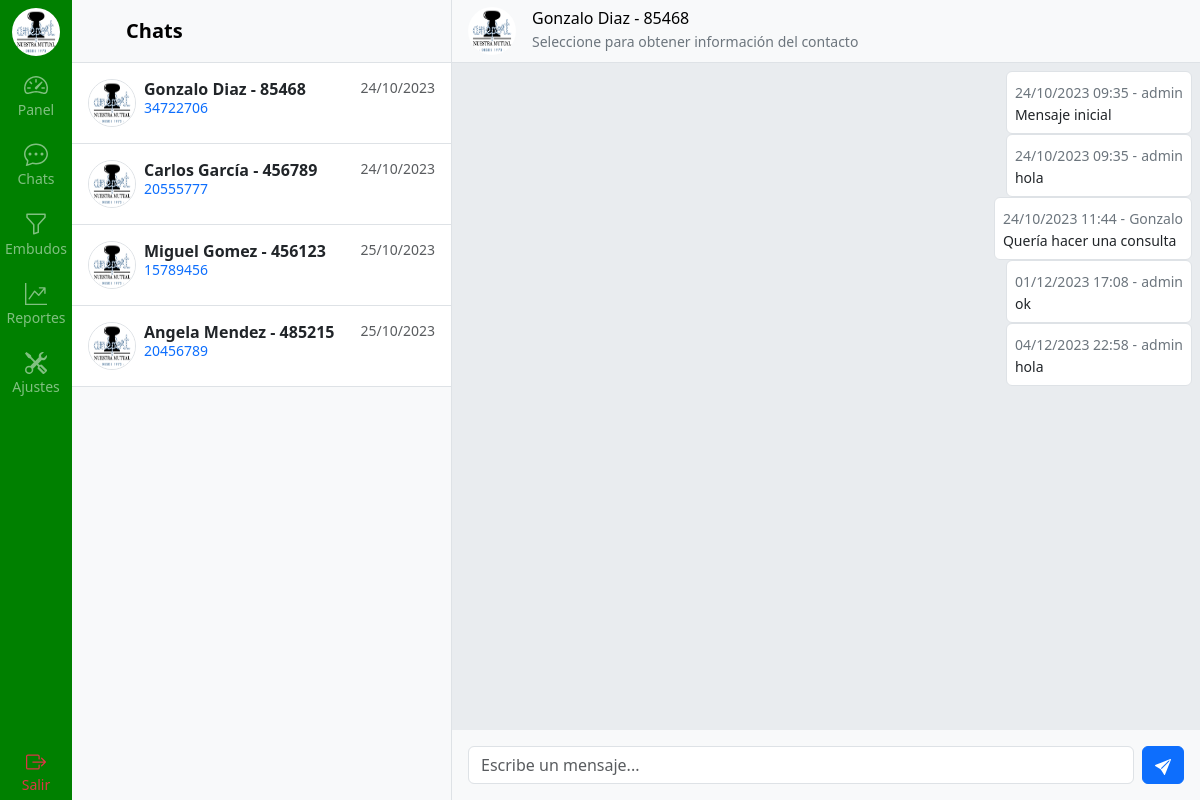
Before: /rooms/chat/85468/ (signed in) with the older database file.
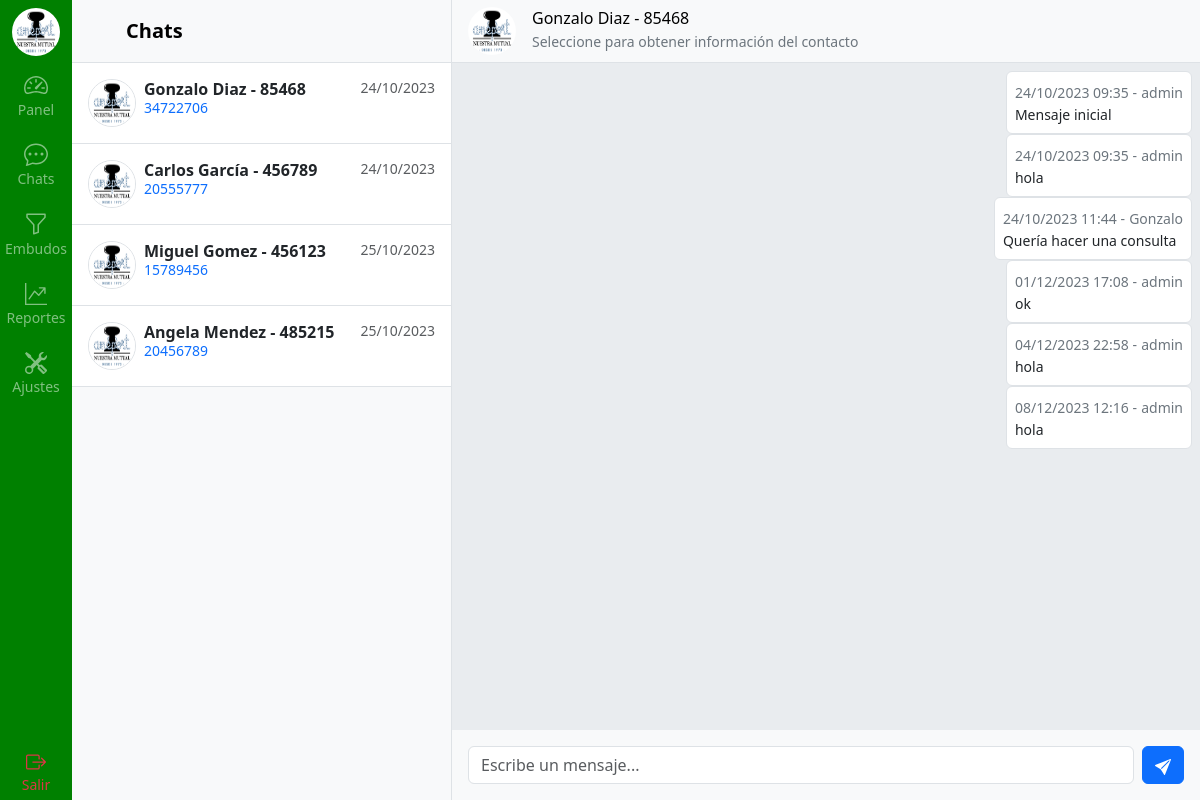
After: the same page with the newer database file.
### room/models.py (models this page shows, shortened)
class Room(models.Model):
    nombre = models.CharField(max_length=100)
    apellido = models.CharField(max_length=100)
    dni = models.CharField(max_length=11)
    telefono = models.CharField(max_length=30)
    email = models.EmailField(max_length=60)
    empresa = models.CharField(max_length=100)
    nro_socio = models.PositiveIntegerField()
    integracion = models.ForeignKey(Integracion, on_delete=models.CASCADE)
    slug = models.SlugField(unique=True)

class Message(models.Model):
    contacto = models.ForeignKey(Room, related_name='messages', on_delete=models.CASCADE)
    usuario = models.ForeignKey(User, related_name='messages', on_delete=models.CASCADE, null=True)
    contenido = models.TextField()
    recibido = models.BooleanField(default=False)
    fecha_hora = models.DateTimeField(auto_now_add=True)
    class Meta:
        ordering = ('fecha_hora',)

### room/views.py (the view)
# urls.py: path('chat/<slug:slug>/', views.chat, name='chat'),
@login_required
def chat(request, slug):
    room = get_object_or_404(Room, slug=slug)
    room_messages = Message.objects.filter(contacto=room)  # Ver cómo manejar esto si hay muchos mensajes
    '''
    rooms = Room.objects.prefetch_related(
        Prefetch('messages', queryset=Message.objects.order_by('-fecha_hora').first(), to_attr='last_message')
    )
    '''
    rooms = Room.objects.annotate(
        last_message_content=Subquery(
            Message.objects.filter(contacto=OuterRef('pk')).values('contenido')[:1]
        ),
        last_message_date=Subquery(
            Message.objects.filter(contacto=OuterRef('pk')).values('fecha_hora')[:1]
        ),
        last_message_user=Subquery(
            Message.objects.filter(contacto=OuterRef('pk')).values('usuario__username')[:1]
        )
    )
    return render(request, 'room/chats.html', {'room': room, 'chat_messages': room_messages, 'rooms': rooms,})

### templates/room/chats.html (shortened to what this page needs)
{% extends 'base.html' %}
{% load static %}
{% load humanize %}
{% block content %}
{% include 'navbar.html' %}
  <div class="d-flex flex-column align-items-stretch flex-shrink-0 bg-body-tertiary border-end" style="width: 380px;">
      <a href="/" class="d-flex align-items-center flex-shrink-0 p-3 link-body-emphasis text-decoration-none border-bottom">
        <svg class="bi pe-none me-2" width="30" height="24"><use xlink:href="#bootstrap"></use></svg>
        <span class="fs-5 fw-semibold">Chats</span>
      </a>
      <div id="room-list" class="list-group list-group-flush border-bottom overflow-y-scroll">
        {% for room in rooms %}
        <a id="{{ room.nro_socio }}" href="{% url 'room:chat' room.slug %}" class="d-flex gap-2 list-group-item py-3 lh-sm">
          <div>
            <img src="{% static 'img/logo.png' %}" alt="mdo" width="48" height="48" class="rounded-circle border">
          </div>
          <div class="w-100">
            <div class="d-flex justify-content-between">
              <div class="d-flex flex-column mb-1">
                {% if room.nombre %}
                  <strong>{{ room.nombre }} {{ room.apellido}} - {{ room.nro_socio }}</strong>
                {% else %}
                  <strong>{{ room.telefono }}</strong>
                {% endif %}
                <small class="text-primary">{{ room.dni }}</small>
              </div>
              <small class="text-body-secondary message-date">
                {% now "d/m/Y" as todays_date %}
                {% if todays_date == room.last_message_date|date:"d/m/Y" %}
                  {{ room.last_message_date|time:"H:i" }}
                {% else %}
                  {{ room.last_message_date|date:"d/m/Y" }}
                {% endif %}
              </small>
            </div>
          </div>
        </a>
        {% endfor %}
      </div>
  </div>
  {% if chat_messages %}
    {% include 'room/messages.html' %}
  {% else %}
    <div class="flex-grow-1 d-flex align-items-center justify-content-center bg-body-tertiary">
      <p class="text-secondary">Seleccione un chat para enviar mensajes</p>
    </div>
  {% endif %}
{% endblock %}

### templates/room/messages.html (shortened to what this page needs)
{% load static %}
<div class="d-flex flex-column justify-content-between w-100">
    <a href="/" class="d-flex align-items-center gap-3 link-body-emphasis text-decoration-none p-3 border-bottom bg-body-tertiary" style="height: 63px">
      <img src="{% static 'img/logo.png' %}" alt="ameport_logo" width="48" height="48" class="rounded-circle">
      <div>
        {% if room.nombre %}
            <h6 class="m-0">{{ room.nombre }} {{ room.apellido}} - {{ room.nro_socio }}</h6>
        {% else %}
            <h6 class="m-0">{{ room.telefono }}</h6>
        {% endif %}
        <p class="m-0 text-secondary"><small>Seleccione para obtener información del contacto</small></p>
      </div>
    </a>
    <div id="chat-messages" class="d-flex flex-column bg-body-secondary p-2 h-100 overflow-y-scroll">
        {% for message in chat_messages %}
        <div style="max-width: 60%;" class="{% if message.usuario %} align-self-end {% else %} align-self-start {% endif %} d-flex flex-column p-2 bg-white border rounded">
            <div>
                <small class="text-secondary">{{ message.fecha_hora|date:"d/m/Y" }} {{ message.fecha_hora|time:"H:i" }} -</small>
                <small class="text-secondary">
                    {% if message.usuario %}
                        {{ message.usuario }}
                    {% else %}
                        {{ room.nombre }}
                    {% endif %}
                </small>
            </div>
            <small>{{ message.contenido }}</small>
        </div>
        {% endfor %}
    </div>
    <div class="bg-body-tertiary p-3">
        <form id="form-chat-submit" class="d-flex justify-content-center align-items-center gap-2" method="POST">
            <input type="text" class="form-control" id="chat-message-input" placeholder="Escribe un mensaje...">
            <button id="chat-message-submit" class="btn btn-primary">
            </button>
        </form>
    </div>
</div>

Changed rows visible on the page:
added Message: fecha_hora "08/12/2023", fecha_hora "12:16", usuario "admin", contenido "hola"
